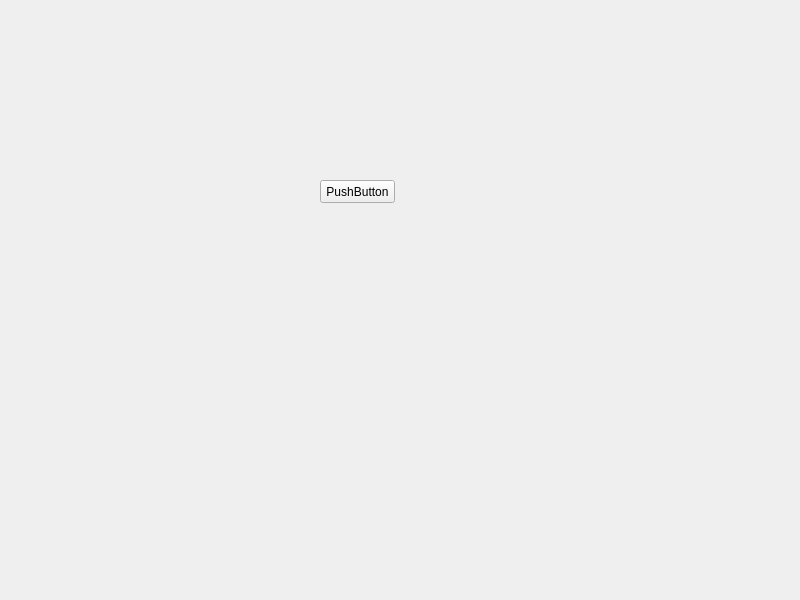
<?xml version="1.0" encoding="UTF-8"?>
<ui version="4.0">
 <class>Widget</class>
 <widget class="QWidget" name="Widget">
  <property name="geometry">
   <rect>
    <x>0</x>
    <y>0</y>
    <width>800</width>
    <height>600</height>
   </rect>
  </property>
  <property name="windowTitle">
   <string>Widget</string>
  </property>
  <widget class="QPushButton" name="pushButton">
   <property name="geometry">
    <rect>
     <x>320</x>
     <y>180</y>
     <width>75</width>
     <height>23</height>
    </rect>
   </property>
   <property name="text">
    <string>PushButton</string>
   </property>
  </widget>
 </widget>
 <resources/>
 <connections/>
</ui>
